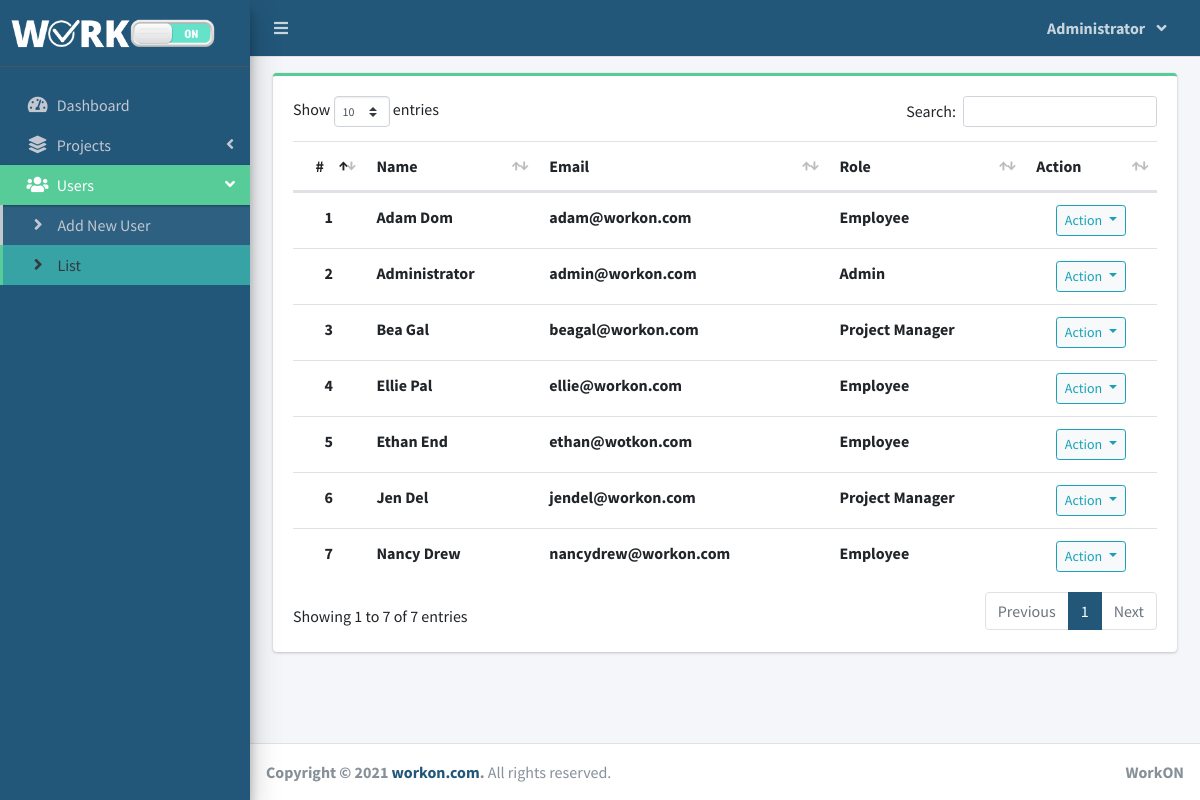
The page /index.php?page=user_list (signed in) on the database as committed earlier.
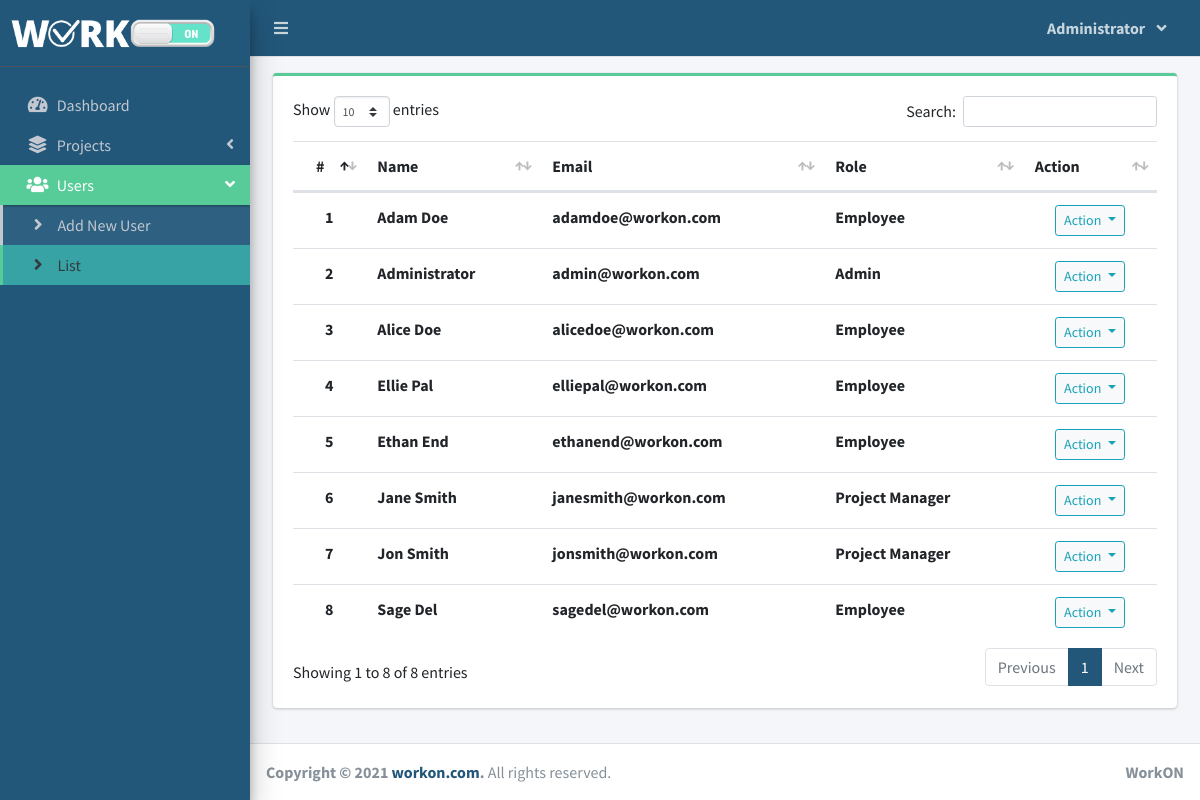
The same page on the database as committed later.
### tables this page shows
CREATE TABLE `users` (
  `id` int(30) NOT NULL,
  `firstname` varchar(200) NOT NULL,
  `lastname` varchar(200) NOT NULL,
  `email` varchar(200) NOT NULL,
  `password` text NOT NULL,
  `type` tinyint(1) NOT NULL DEFAULT 2 COMMENT '1 = admin, 2 = staff',
  `avatar` text NOT NULL DEFAULT 'no-image-available.png',
  `date_created` datetime NOT NULL DEFAULT current_timestamp()
);

### user_list.php (the view, shortened to what this page needs)
<?php include'db_connect.php' ?>
<div class="col-lg-12">
	<div class="card card-outline card-success">
		<div class="card-body">
			<div class="table-responsive xpand xpand-table x-scroll">
				<table class="table tabe-hover table-condensed " id="list">
					<thead>
						<tr>
							<th class="text-center">#</th>
							<th>Name</th>
							<th>Email</th>
							<th>Role</th>
							<th>Action</th>
						</tr>
					</thead>
					<tbody>
						<?php
						$i = 1;
						$type = array('',"Admin","Project Manager","Employee");
						$qry = $conn->query("SELECT *,concat(firstname,' ',lastname) as name FROM users order by concat(firstname,' ',lastname) asc");
						while($row= $qry->fetch_assoc()):
						?>
						<tr>
							<th class="text-center"><?php echo $i++ ?></th>
							<td><b><?php echo ucwords($row['name']) ?></b></td>
							<td><b><?php echo $row['email'] ?></b></td>
							<td><b><?php echo $type[$row['type']] ?></b></td>
							<td class="text-center">
								<button type="button" class="btn btn-default btn-sm btn-round border-info wave-effect text-info dropdown-toggle" data-toggle="dropdown" aria-expanded="true">
								Action
								</button>
							</td>
						</tr>
					<?php endwhile; ?>
					</tbody>
				</table>
			</div>
		</div>
	</div>
</div>

Rows that differ between the two databases and show on the page:
removed users: name "Adam Dom", email "adam@workon.com", type "Employee"
removed users: name "Bea Gal", email "beagal@workon.com", type "Project Manager"
removed users: name "Ellie Pal", email "ellie@workon.com", type "Employee"
removed users: name "Ethan End", email "ethan@wotkon.com", type "Employee"
removed users: name "Jen Del", email "jendel@workon.com", type "Project Manager"
removed users: name "Nancy Drew", email "nancydrew@workon.com", type "Employee"
added users: name "Adam Doe", email "adamdoe@workon.com", type "Employee"
added users: name "Alice Doe", email "alicedoe@workon.com", type "Employee"
added users: name "Ellie Pal", email "elliepal@workon.com", type "Employee"
added users: name "Ethan End", email "ethanend@workon.com", type "Employee"
added users: name "Jane Smith", email "janesmith@workon.com", type "Project Manager"
added users: name "Jon Smith", email "jonsmith@workon.com", type "Project Manager"
added users: name "Sage Del", email "sagedel@workon.com", type "Employee"
Other text that changed with them:
text written by a page script: "Show entries Search: Showing 1 to 7 of 7 entries Previous 1 Next" → "Show entries Search: Showing 1 to 8 of 8 entries Previous 1 Next"
